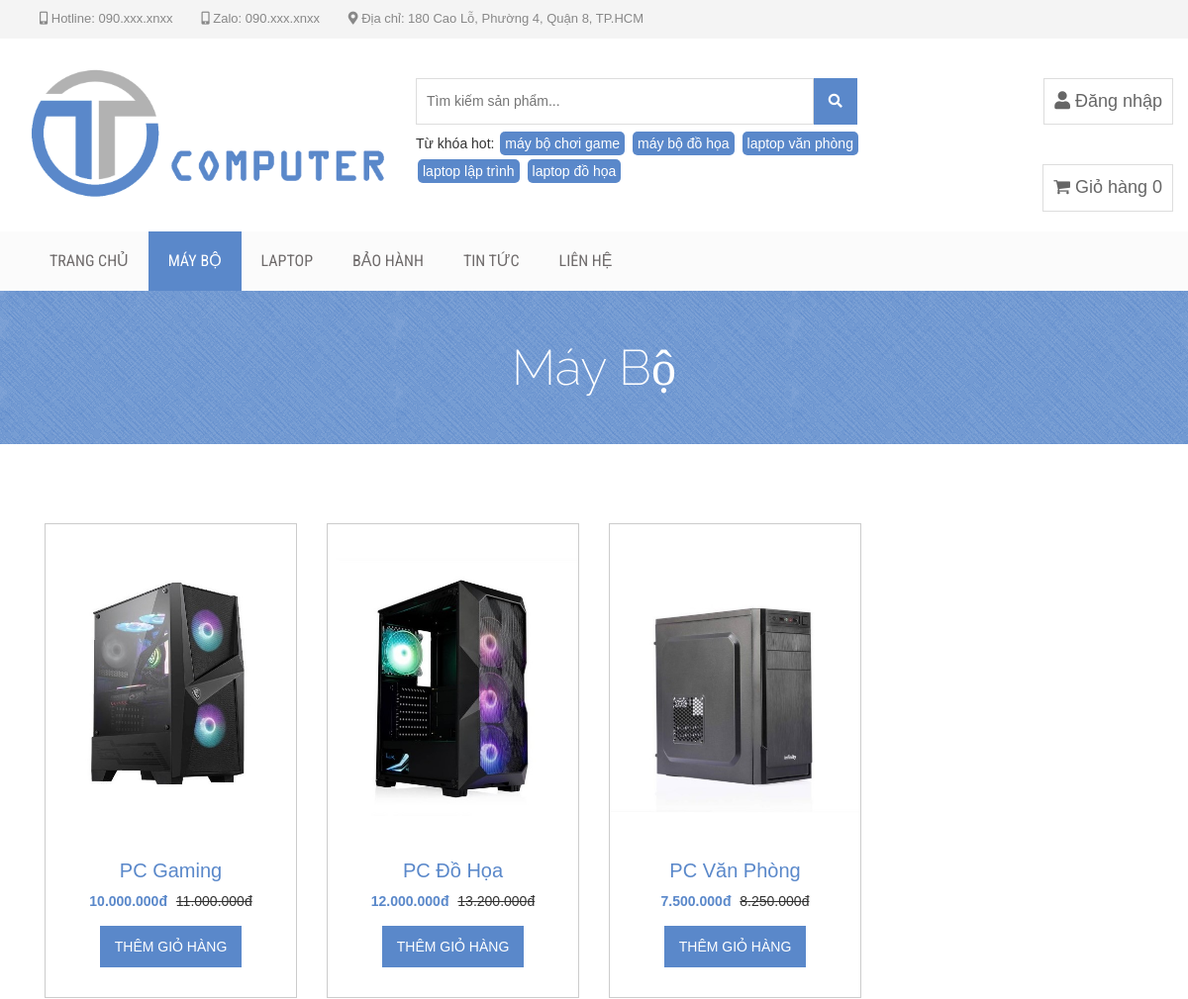
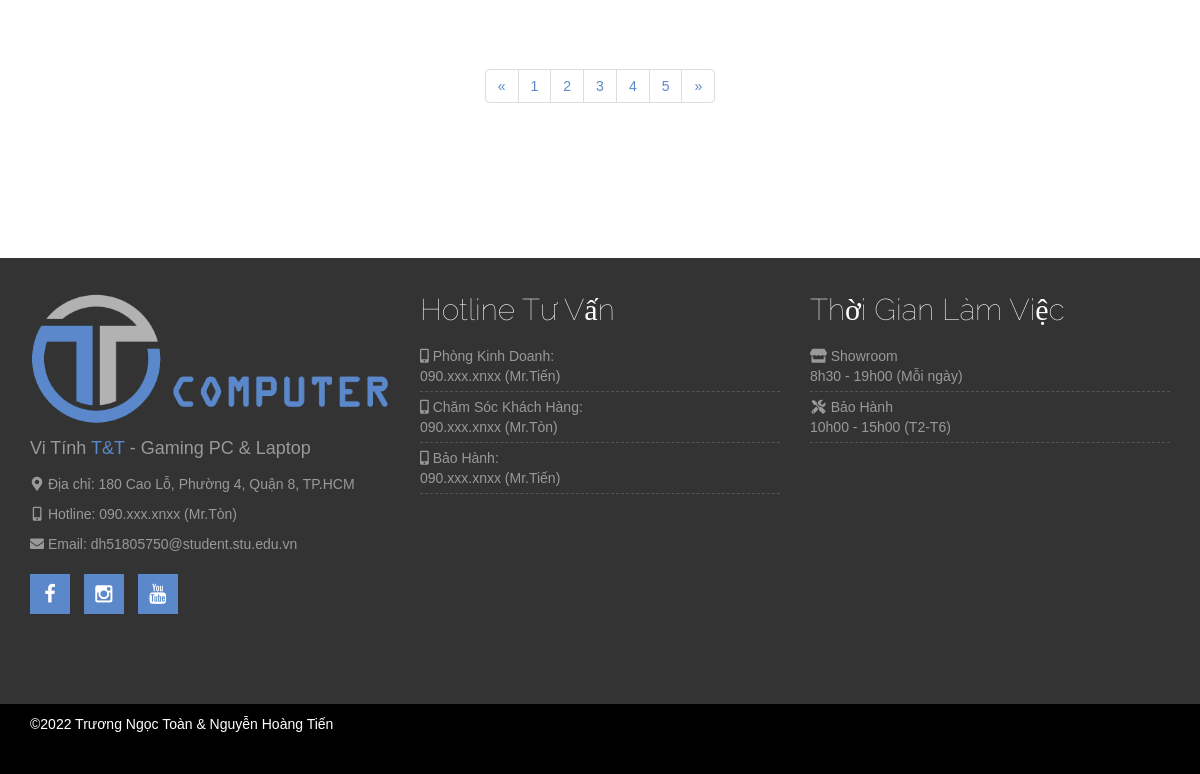
The app's page /view/may-bo.php with its own data (2 pictures, top to bottom).
### tables this page shows
CREATE TABLE IF NOT EXISTS `sanpham` (
  `masp` int(10) NOT NULL AUTO_INCREMENT,
  `tensp` varchar(150) NOT NULL,
  `madmsp` int(10) NOT NULL,
  `baohanh` tinyint(2) NOT NULL,
  `soluong` int(10) NOT NULL,
  `dongia` double NOT NULL,
  `mota` varchar(500) DEFAULT NULL,
  `hinh` varchar(150) NOT NULL,
  PRIMARY KEY (`masp`),
  KEY `madmsp` (`madmsp`)
);

### admin/model/database.php (called while the page is built, shortened)
<?php
class Database{
  private $servername;
  private $username;
  private $password;
  private $dbname;
  private static $conn;
  public function __construct(){
    $this->servername = "localhost";
    $this->username = "root";
    $this->password = "";
    $this->dbname = "vitinhtt";
    return self::$conn;
  }
  private function ketNoiDB(){
        try {
      self::$conn = new PDO("mysql:host=$this->servername;dbname=$this->dbname", $this->username, $this->password);
      self::$conn->setAttribute(PDO::ATTR_ERRMODE, PDO::ERRMODE_EXCEPTION);
      return self::$conn;
    } catch(PDOException $e) {
      echo "Connection failed: " . $e->getMessage();
      return false;
    }
  }
  public function timDanhSach($query){
    if(self::$conn != false){
      $stmt = self::$conn->prepare($query);
      $stmt->execute();
      $result = $stmt->setFetchMode(PDO::FETCH_ASSOC);
      if($result==true){
        return $stmt->fetchAll();
      }
    }
    return null;
  }
  public function timMotDoiTuong($query, $param = array()){
    if(self::$conn != false){
      $stmt = self::$conn->prepare($query);
      $stmt->execute($param);
      $result = $stmt->setFetchMode(PDO::FETCH_ASSOC);
      $arrDoiTuong=$stmt->fetchAll();
      $dem=count($arrDoiTuong);
      if($result==true && $dem>0){
        return $arrDoiTuong[0];
      }
    }
    return null;
  }public function timKiemSanPham($query, $param = array()){
    if(self::$conn != false){
      $stmt = self::$conn->prepare($query);
      $stmt->execute($param);
      $result = $stmt->setFetchMode(PDO::FETCH_ASSOC);
      if($result==true){
        return $stmt->fetchAll();
      }
    }
    return null;
  }
}
?>

### admin/model/sanpham.php (called while the page is built, shortened)
<?php
include_once 'database.php';
class SanPham{
    private $dongia;
    public function __construct() {
        $this->dongia = null;
    }
    public function queryLayDanhSachSanPham() {
        $query="SELECT * FROM sanpham";
        return $query;
    }
    public function giaChuaGiam() {
        return $this->dongia*(1+1/10);
    }
    public function set_dongia($dongia) {
        $this->dongia = (double)$dongia;
    }
}
?>

### admin/model/danhmucsp.php (called while the page is built, shortened)
<?php
class DanhMucSP
{
    public function queryTimDanhMucSPTheoMa()
    {
        $query = "SELECT * FROM danhmucsp WHERE madmsp=:madmsp ";
        return $query;
    }
}?>

### view/may-bo.php (the view, shortened to what this page needs)
<!DOCTYPE html>
<html lang="en">
<head>
    <?php include '../view/layout/head.php'; ?>
</head>
<body>
    <?php include '../view/layout/header-menu.php'; ?>
    <div class="product-big-title-area">
        <div class="container">
            <div class="row">
                <div class="col-md-12">
                    <div class="product-bit-title text-center">
                        <h2>Máy Bộ</h2>
                    </div>
                </div>
            </div>
        </div>
    </div>
    <div class="single-product-area">
        <div class="container">
            <?php
            include_once '../admin/model/database.php';
            include_once '../admin/model/sanpham.php';
            include_once '../admin/model/danhmucsp.php';
            $db = new Database();
            $SanPham = new SanPham();
            $DanhMucSP = new DanhMucSP();
            $queryLayDanhSachSanPham = $SanPham->queryLayDanhSachSanPham();
            $arrSanPham = $db->timDanhSach($queryLayDanhSachSanPham);
            if (count($arrSanPham) > 0) {
                foreach ($arrSanPham as $sp) {
                    $SanPham->set_dongia($sp['dongia']);
                    $query = $DanhMucSP->queryTimDanhMucSPTheoMa();
                    $param = array(":madmsp"=>$sp['madmsp']);
                    $dmsp = $db->timMotDoiTuong($query,$param);
                    if ($dmsp != null) {
                        if ($dmsp['madmspcha'] == "1") {
                            echo '<div class="col-md-3 col-sm-6">';
                            echo '<form action="../controller/xulygiohang.php" method="POST">';
                            echo '  <div class="single-shop-product san-pham">';
                            echo '      <div class="product-upper">';
                            echo '          <a href="chi-tiet-san-pham.php?masp='.$sp['masp'].'"><img src="../view/img/uploads/' . $sp['hinh'] . '" alt=""></a>';
                            echo '      </div>';
                            echo '      <h2><a href="chi-tiet-san-pham.php?masp='.$sp['masp'].'">' . $sp['tensp'] . '</a></h2>';
                            echo '      <div class="product-carousel-price">';
                            echo '          <ins>' . number_format($sp['dongia'], 0, ",", ".") . 'đ</ins> <del>' . number_format($SanPham->giaChuaGiam(), 0, ",", ".") . 'đ</del>';
                            echo '      </div>  ';
                            echo '      <div class="product-option-shop">';
                            echo '          <button type="submit" name="order_action" value="add" class="add_to_cart_button" data-quantity="1" data-product_sku="" data-product_id="70" rel="nofollow" ">Thêm giỏ hàng</button>';
                            echo '      </div>';
                            echo '  </div>';
                            echo '</form>';
                            echo '</div>';
                        }
                    }
                }
            }
            ?>
            <div class="row">
                <div class="col-md-12">
                    <div class="product-pagination text-center">
                        <nav>
                            <ul class="pagination">
                                <li>
                                    <a href="#" aria-label="Previous">
                                        <span aria-hidden="true">&laquo;</span>
                                    </a>
                                </li>
                                <li><a href="#">1</a></li>
                                <li><a href="#">2</a></li>
                                <li><a href="#">3</a></li>
                                <li><a href="#">4</a></li>
                                <li><a href="#">5</a></li>
                                <li>
                                    <a href="#" aria-label="Next">
                                        <span aria-hidden="true">&raquo;</span>
                                    </a>
                                </li>
                            </ul>
                        </nav>
                    </div>
                </div>
            </div>
        </div>
    </div>
    <?php include '../view/layout/footer.php'; ?>
</body>
</html>

### view/css/style.css (style rules this page uses)
img { max-width: 100%; height: auto; }
h1, h2, h3, h4, h5, h6 { margin: 0 0 15px; }
body { font-family: Arial, Helvetica, sans-serif; }
.product-carousel-price ins { color: #5a88ca; font-weight: 700; margin-right: 5px; text-decoration: none; }
a { color: #5a88ca }
.product-big-title-area { background: url(../img/crossword.png) repeat scroll 0 0 #5a88ca }
.product-bit-title h2 { font-family: raleway; font-size: 50px; font-weight: 200; margin: 0; padding: 50px 0; color: #fff; }
.single-product-area { padding: 80px 0 130px; }
input[type="submit"], button[type=submit] { background: none repeat scroll 0 0 #5a88ca; border: medium none; color: #fff; padding: 11px 20px; text-transform: uppercase; }
.add_to_cart_button { background: none repeat scroll 0 0 #5a88ca; border: medium none; color: #fff; padding: 6px 25px; display: inline-block }
.single-shop-product h2 { font-size: 20px; margin: 10px 0; }
.product-option-shop { margin-top: 15px; }
.single-shop-product { margin-bottom: 50px }
.pagination>li>a, .pagination>li>span { color: #5a88ca; }
a { text-decoration: none!important; }
.san-pham { border: 1px solid #ccc; text-align: center; padding-bottom: 30px }

### view/css/responsive.css (style rules this page uses)
@media only screen and (min-width: 992px) and (max-width: 1280px) { input[type="submit"], button[type="submit"] { padding: 11px 15px; } }

### records on screen
sanpham: hinh (picture), tensp "PC Gaming", dongia "10.000.000", dongia "11.000.000"
sanpham: hinh (picture), tensp "PC Đồ Họa", dongia "12.000.000", dongia "13.200.000"
sanpham: hinh (picture), tensp "PC Văn Phòng", dongia "7.500.000", dongia "8.250.000"
